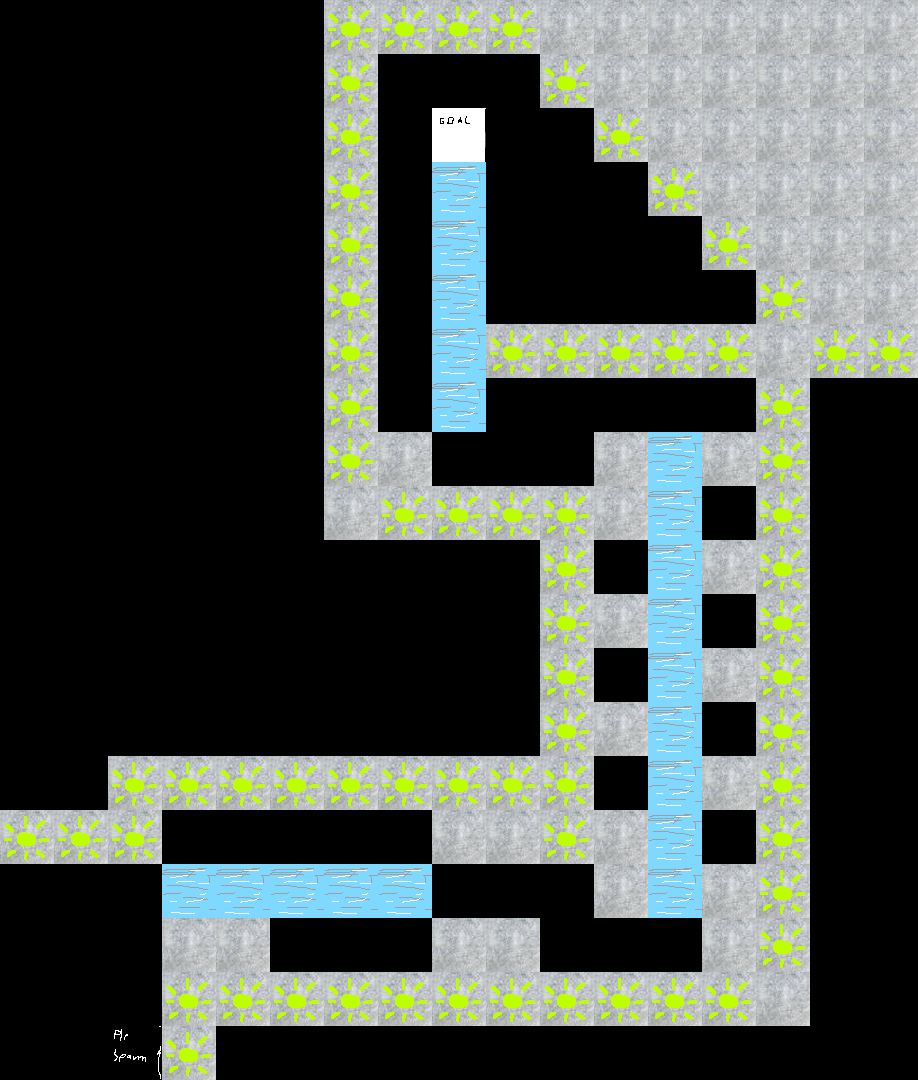

This is a level from a 2D game, rendered from its Tiled map with the project's own tilesets. A one-line summary and the map file follow, with tile-layer data summarised:
An orthogonal 17x20 tile map with 54x54 px tiles, 2 tile layers (Tile Layer 1, Tile Layer 2).

<map version="1.9" tiledversion="1.9.0" orientation="orthogonal" renderorder="right-down" width="17" height="20" tilewidth="54" tileheight="54" infinite="0" nextlayerid="3" nextobjectid="1">
 <tileset firstgid="1" source="temp2.tsx" />
 <layer id="1" name="Tile Layer 1" width="17" height="20">
  <data>[340 cells, 138 non-empty, 4 distinct tile ids]</data>
 </layer>
 <layer id="2" name="Tile Layer 2" width="17" height="20">
  <data>[340 cells, 68 non-empty, 1 distinct tile ids]</data>
 </layer>
</map>
